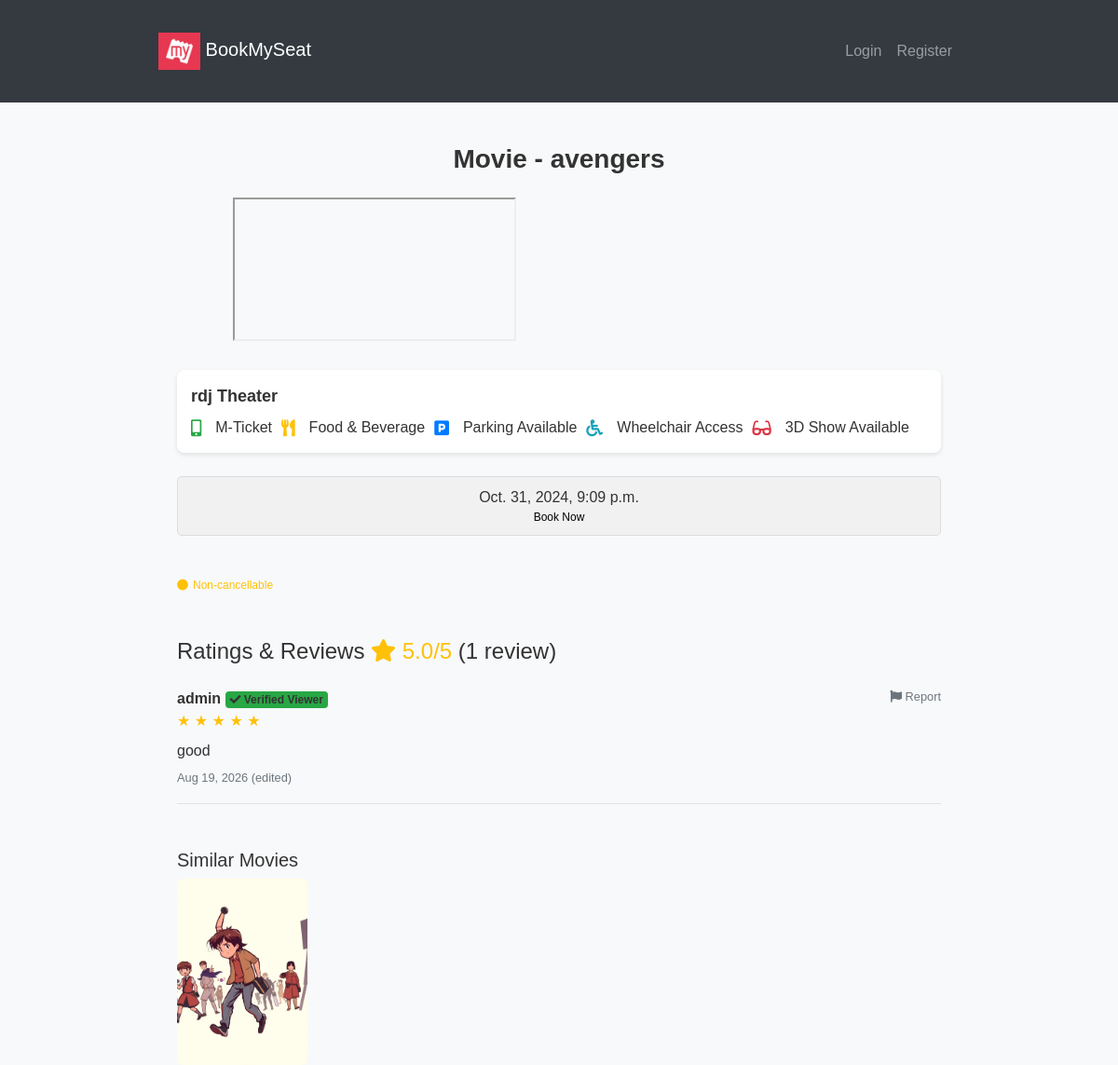
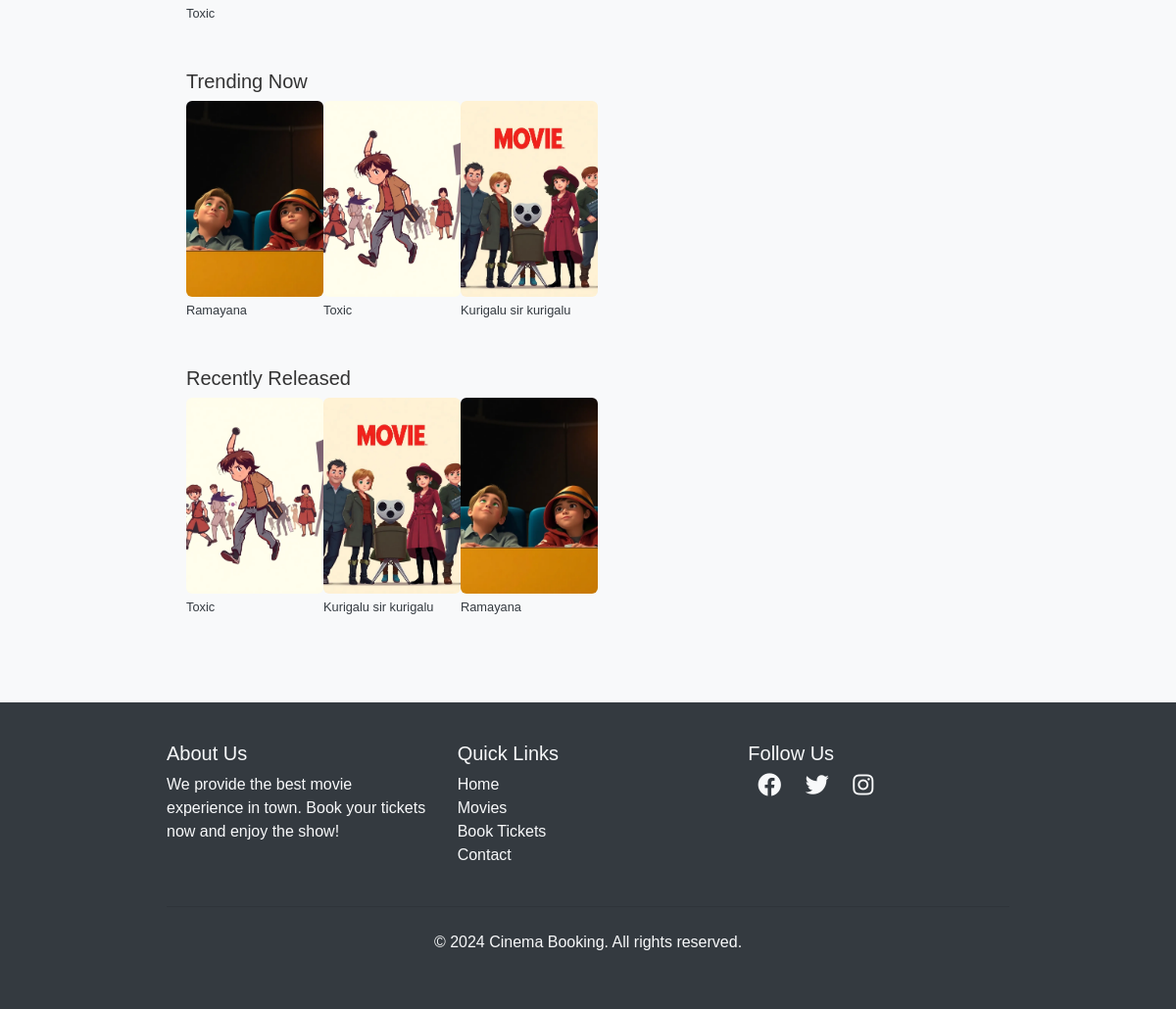
/movies/1/theaters, run on the app's committed database (2 pictures, top to bottom).
### movies/models.py (models this page shows, shortened)
class Movie(models.Model):
    name = models.CharField(max_length=255)
    image = models.ImageField(upload_to="movies/")
    rating = models.DecimalField(max_digits=3, decimal_places=1)
    cast = models.TextField()
    description = models.TextField(blank=True, null=True)
    genre = models.CharField(max_length=100, blank=True, default='')
    language = models.CharField(max_length=50, blank=True, default='')
    release_date = models.DateField(null=True, blank=True)
    trailer_url = models.URLField(blank=True, default='', help_text="Paste a YouTube video link")
    duration_minutes = models.PositiveIntegerField(null=True, blank=True, help_text="Movie length in minutes")
    AGE_RATING_CHOICES = [
        ('U', 'U - Universal'),
        ('UA', 'UA - Parental Guidance'),
        ('A', 'A - Adults Only'),
        ('S', 'S - Restricted to Special Class'),
    ]
    age_certification = models.CharField(max_length=2, choices=AGE_RATING_CHOICES, blank=True, default='')
    def average_rating(self):
        result = self.reviews.aggregate(avg=models.Avg('rating'))
        return round(result['avg'], 1) if result['avg'] else None
    def get_trailer_embed_url(self):
        if not self.trailer_url:
            return None
        match = re.search(
            r'(?:youtube\.com/watch\?v=|youtu\.be/|youtube\.com/embed/)([a-zA-Z0-9_-]{11})',
            self.trailer_url
        )
        if match:
            video_id = match.group(1)
            return f'https://www.youtube.com/embed/{video_id}'
        return None

class Theater(models.Model):
    name = models.CharField(max_length=255)
    movie = models.ForeignKey(Movie,on_delete=models.CASCADE,related_name='theaters')
    time= models.DateTimeField()
    city = models.CharField(max_length=100, blank=True, default='')
    ticket_price = models.DecimalField(max_digits=6, decimal_places=2, default=200.00)

class Review(models.Model):
    user = models.ForeignKey(User, on_delete=models.CASCADE, related_name='reviews')
    movie = models.ForeignKey(Movie, on_delete=models.CASCADE, related_name='reviews')
    rating = models.PositiveSmallIntegerField(validators=[MinValueValidator(1), MaxValueValidator(5)])
    comment = models.TextField(blank=True)
    created_at = models.DateTimeField(auto_now_add=True)
    updated_at = models.DateTimeField(auto_now=True)
    reported_count = models.PositiveIntegerField(default=0)
    class Meta:
        unique_together = ('user', 'movie')
    def is_verified_viewer(self):
        return Booking.objects.filter(user=self.user, movie=self.movie, status='confirmed').exists()

### movies/views.py (the view)
# urls.py: path('<int:movie_id>/theaters',views.theater_list,name='theater_list'),
def theater_list(request,movie_id):
    movie = get_object_or_404(Movie,id=movie_id)
    theater=Theater.objects.filter(movie=movie)
    recently_viewed = request.session.get('recently_viewed', [])
    if movie_id in recently_viewed:
        recently_viewed.remove(movie_id)
    recently_viewed.insert(0, movie_id)
    request.session['recently_viewed'] = recently_viewed[:5]
    reviews = movie.reviews.all().order_by('-created_at')
    my_review = None
    can_review = False
    if request.user.is_authenticated:
        my_review = reviews.filter(user=request.user).first()
        can_review = Booking.objects.filter(user=request.user, movie=movie, status='confirmed').exists()
    similar_movies = Movie.objects.exclude(id=movie.id)
    if movie.genre or movie.language:
        similar_movies = similar_movies.filter(
            models.Q(genre=movie.genre) | models.Q(language=movie.language)
        )
    similar_movies = similar_movies.distinct()[:4]
    trending_movies = Movie.objects.exclude(id=movie.id).annotate(
        booking_count=Count('theaters__seats__booking')
    ).order_by('-booking_count')[:4]
    recent_movies = Movie.objects.exclude(id=movie.id).exclude(release_date__isnull=True).order_by('-release_date')[:4]
    return render(request,'movies/theater_list.html',{
        'movie':movie,
        'theaters':theater,
        'reviews': reviews,
        'my_review': my_review,
        'can_review': can_review,
        'similar_movies': similar_movies,
        'trending_movies': trending_movies,
        'recent_movies': recent_movies,
    })

### templates/movies/theater_list.html (shortened to what this page needs)
{% extends "users/basic.html" %}
{% block content %}
  <body>
    <div class="container">
      <div class="movie-title">Movie - {{ movie.name }}</div>
      {% with embed_url=movie.get_trailer_embed_url %}
      {% if embed_url %}
      <div class="ratio ratio-16x9 mb-4" style="max-width: 700px; margin: 0 auto;">
        <iframe src="{{ embed_url }}" title="{{ movie.name }} trailer" allowfullscreen></iframe>
      </div>
      {% endif %}
      {% endwith %}
      {% if theaters %}
        {% for theater in theaters %}
        <div class="theatre-info">
          <div>
            <strong>{{ theater.name }} Theater</strong>
            <div class="info-icons mt-2">
              <i class="fas fa-mobile-alt text-success"></i> M-Ticket
              <i class="fas fa-utensils text-warning ms-3"></i> Food & Beverage
              <i class="fas fa-parking text-primary ms-3"></i> Parking Available
              <i class="fas fa-wheelchair text-info ms-3"></i> Wheelchair Access
              <i class="fas fa-glasses text-danger ms-3"></i> 3D Show Available
            </div>
          </div>
        </div>
        <div class="show-times">
          <div class="time-box">
            {{ theater.time }}
            <a href="{% url 'book_seats' theater.id %}">
              <span>Book Now</span>
            </a>
          </div>
        </div>
        {% endfor %}
            {% else %}
        <div class="no-theaters mt-4">
          <p>Sorry, no theaters are available for this movie at the moment.</p>
        </div>
      {% endif %}
      <div class="non-cancellable mt-4">
        <i class="fas fa-circle text-warning"></i> Non-cancellable
      </div>
      <div class="mt-5">
        <h4>
          Ratings & Reviews
          {% if movie.average_rating %}
          <span class="text-warning">
            <i class="fas fa-star"></i> {{ movie.average_rating }}/5
          </span>
          ({{ reviews|length }} review{{ reviews|length|pluralize }})
          {% else %}
          <small class="text-muted">(No reviews yet)</small>
          {% endif %}
        </h4>
        {% for review in reviews %}
        <div class="border-bottom py-3">
          <div class="d-flex justify-content-between align-items-start">
            <div>
              <strong>{{ review.user.username }}</strong>
              {% if review.is_verified_viewer %}
              <span class="badge bg-success ms-1"><i class="fas fa-check"></i> Verified Viewer</span>
              {% endif %}
              <div class="text-warning">
                {% for i in "12345" %}
                  {% if forloop.counter <= review.rating %}★{% else %}☆{% endif %}
                {% endfor %}
              </div>
            </div>
            <a href="{% url 'report_review' review.id %}" class="text-muted small" onclick="return confirm('Report this review as inappropriate?');">
              <i class="fas fa-flag"></i> Report
            </a>
          </div>
          <p class="mb-1 mt-2">{{ review.comment }}</p>
          <small class="text-muted">
            {{ review.created_at|date:"M d, Y" }}
            {% if review.updated_at != review.created_at %}(edited){% endif %}
          </small>
        </div>
                {% empty %}
        <p class="text-muted">No reviews yet. Be the first to review this movie!</p>
        {% endfor %}
      </div>
      {% if similar_movies %}
      <div class="mt-5">
        <h5>Similar Movies</h5>
        <div class="d-flex flex-wrap gap-3">
          {% for m in similar_movies %}
          <a href="{% url 'theater_list' m.id %}" class="text-decoration-none text-dark" style="width: 140px;">
            <img src="{{ m.image.url }}" style="width: 140px; height: 200px; object-fit: cover; border-radius: 6px;">
            <p class="small mt-1 mb-0">{{ m.name }}</p>
          </a>
          {% endfor %}
        </div>
      </div>
      {% endif %}
      {% if trending_movies %}
      <div class="mt-5">
        <h5>Trending Now</h5>
        <div class="d-flex flex-wrap gap-3">
          {% for m in trending_movies %}
          <a href="{% url 'theater_list' m.id %}" class="text-decoration-none text-dark" style="width: 140px;">
            <img src="{{ m.image.url }}" style="width: 140px; height: 200px; object-fit: cover; border-radius: 6px;">
            <p class="small mt-1 mb-0">{{ m.name }}</p>
          </a>
          {% endfor %}
        </div>
      </div>
      {% endif %}
      {% if recent_movies %}
      <div class="mt-5">
        <h5>Recently Released</h5>
        <div class="d-flex flex-wrap gap-3">
          {% for m in recent_movies %}
          <a href="{% url 'theater_list' m.id %}" class="text-decoration-none text-dark" style="width: 140px;">
            <img src="{{ m.image.url }}" style="width: 140px; height: 200px; object-fit: cover; border-radius: 6px;">
            <p class="small mt-1 mb-0">{{ m.name }}</p>
          </a>
          {% endfor %}
        </div>
      </div>
      {% endif %}
    </div>
  </body>
{% endblock %}

### templates/users/basic.html (style rules this page uses)
body { font-family: Arial, sans-serif; }

### templates/movies/theater_list.html (style rules this page uses)
body { font-family: Arial, sans-serif; background-color: #f8f9fa; color: #333; margin: 0; padding: 0; }
.container { padding: 20px; max-width: 900px; margin: 0 auto; }
.movie-title { font-size: 28px; font-weight: bold; text-align: center; margin-bottom: 20px; }
.theatre-info { display: flex; justify-content: space-between; align-items: center; padding: 15px; background-color: #fff; border-radius: 8px; box-shadow: 0 2px 5px rgba(0, 0, 0, 0.1); margin-bottom: 15px; flex-wrap: wrap; }
.theatre-info strong { font-size: 18px; flex: 1; }
.info-icons { display: flex; flex-wrap: wrap; align-items: center; justify-content: flex-start; gap: 10px; margin-top: 10px; flex: 2; }
.info-icons i { margin-right: 5px; font-size: 18px; }
.show-times { display: flex; justify-content: space-between; padding: 10px 0; flex-wrap: wrap; }
.time-box { border: 1px solid #ddd; border-radius: 5px; padding: 10px 20px; text-align: center; background-color: #f1f1f1; margin-bottom: 10px; flex: 1; min-width: 100px; transition: transform 0.3s ease, background-color 0.3s ease; }
.time-box span { display: block; font-size: 12px; color: black; }
.non-cancellable { color: #ffc107; font-size: 12px; margin-top: 20px; display: flex; align-items: center; }
.non-cancellable i { margin-right: 5px; }

### data on the page
Movie: name "avengers", average_rating "5.0"
Theater: name "rdj", time "Oct. 31, 2024, 9:09 p.m."
Review: user.username "admin", shows "Verified Viewer", rating 5 (drawn), comment "good", created_at "Aug 19, 2026", shows "(edited)"
Movie: image (picture), name "Toxic"
Movie: image (picture), name "Ramayana"
Movie: image (picture), name "Kurigalu sir kurigalu"

### other printed values
{{ reviews|length }} "1"
